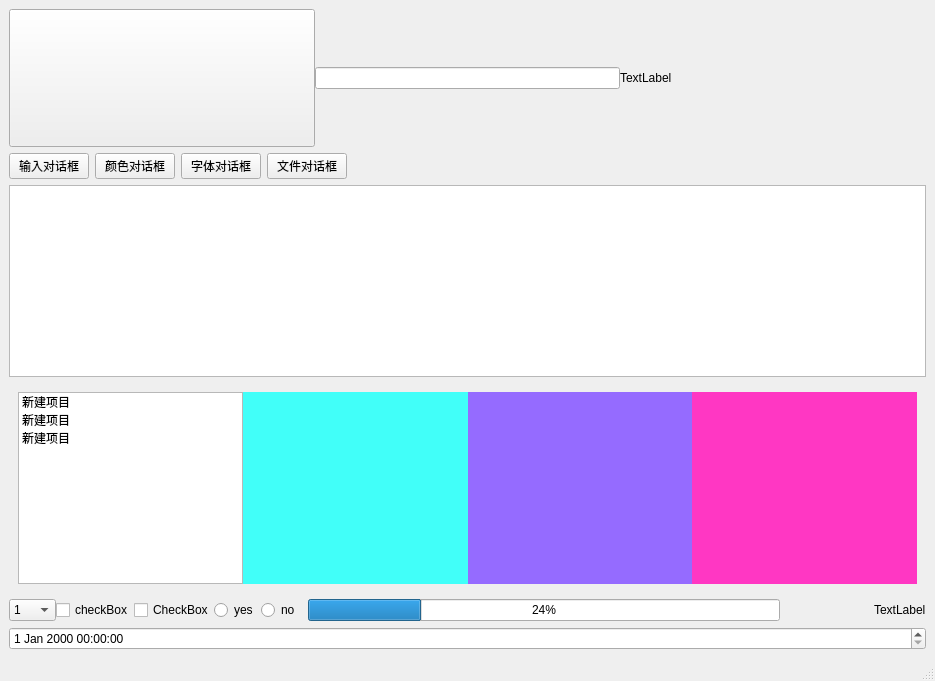
<?xml version="1.0" encoding="UTF-8"?>
<ui version="4.0">
 <class>MainWindow</class>
 <widget class="QMainWindow" name="MainWindow">
  <property name="geometry">
   <rect>
    <x>0</x>
    <y>0</y>
    <width>935</width>
    <height>681</height>
   </rect>
  </property>
  <property name="windowTitle">
   <string>MainWindow</string>
  </property>
  <property name="styleSheet">
   <string notr="true"/>
  </property>
  <widget class="QWidget" name="centralwidget">
   <layout class="QVBoxLayout" name="verticalLayout">
    <item>
     <layout class="QHBoxLayout" name="horizontalLayout" stretch="1,1,1">
      <property name="spacing">
       <number>0</number>
      </property>
      <item>
       <widget class="QPushButton" name="pushButton">
        <property name="sizePolicy">
         <sizepolicy hsizetype="Expanding" vsizetype="Expanding">
          <horstretch>0</horstretch>
          <verstretch>0</verstretch>
         </sizepolicy>
        </property>
        <property name="text">
         <string/>
        </property>
       </widget>
      </item>
      <item>
       <widget class="QLineEdit" name="lineEdit"/>
      </item>
      <item>
       <widget class="QLabel" name="label">
        <property name="sizePolicy">
         <sizepolicy hsizetype="Expanding" vsizetype="Expanding">
          <horstretch>0</horstretch>
          <verstretch>0</verstretch>
         </sizepolicy>
        </property>
        <property name="text">
         <string>TextLabel</string>
        </property>
       </widget>
      </item>
     </layout>
    </item>
    <item>
     <layout class="QHBoxLayout" name="horizontalLayout_3">
      <item>
       <widget class="QPushButton" name="inputDialogPB">
        <property name="text">
         <string>输入对话框</string>
        </property>
       </widget>
      </item>
      <item>
       <widget class="QPushButton" name="colorDialogPB">
        <property name="text">
         <string>颜色对话框</string>
        </property>
       </widget>
      </item>
      <item>
       <widget class="QPushButton" name="fontDialogPB">
        <property name="text">
         <string>字体对话框</string>
        </property>
       </widget>
      </item>
      <item>
       <widget class="QPushButton" name="fileDialogPB">
        <property name="text">
         <string>文件对话框</string>
        </property>
       </widget>
      </item>
      <item>
       <spacer name="horizontalSpacer_2">
        <property name="orientation">
         <enum>Qt::Horizontal</enum>
        </property>
        <property name="sizeHint" stdset="0">
         <size>
          <width>40</width>
          <height>20</height>
         </size>
        </property>
       </spacer>
      </item>
     </layout>
    </item>
    <item>
     <widget class="QTableView" name="tableView"/>
    </item>
    <item>
     <widget class="QWidget" name="widget_3" native="true">
      <layout class="QHBoxLayout" name="horizontalLayout_4" stretch="1,1,1,1">
       <property name="spacing">
        <number>0</number>
       </property>
       <item>
        <widget class="QListWidget" name="listWidget">
         <item>
          <property name="text">
           <string>新建项目</string>
          </property>
         </item>
         <item>
          <property name="text">
           <string>新建项目</string>
          </property>
         </item>
         <item>
          <property name="text">
           <string>新建项目</string>
          </property>
         </item>
        </widget>
       </item>
       <item>
        <widget class="QWidget" name="widget" native="true">
         <property name="styleSheet">
          <string notr="true">background-color: rgb(65, 255, 249);</string>
         </property>
        </widget>
       </item>
       <item>
        <widget class="QStackedWidget" name="stackedWidget">
         <property name="styleSheet">
          <string notr="true">background-color: rgb(149, 107, 255);</string>
         </property>
         <property name="currentIndex">
          <number>-1</number>
         </property>
        </widget>
       </item>
       <item>
        <widget class="QWidget" name="widget_2" native="true">
         <property name="styleSheet">
          <string notr="true">background-color: rgb(255, 55, 195);</string>
         </property>
        </widget>
       </item>
      </layout>
     </widget>
    </item>
    <item>
     <layout class="QHBoxLayout" name="horizontalLayout_2" stretch="1,1,1,1,1,10,1,1,1">
      <property name="spacing">
       <number>0</number>
      </property>
      <item>
       <widget class="QComboBox" name="comboBox">
        <item>
         <property name="text">
          <string>1</string>
         </property>
        </item>
        <item>
         <property name="text">
          <string>2</string>
         </property>
        </item>
        <item>
         <property name="text">
          <string>3</string>
         </property>
        </item>
        <item>
         <property name="text">
          <string>4</string>
         </property>
        </item>
       </widget>
      </item>
      <item>
       <widget class="QCheckBox" name="checkBox">
        <property name="text">
         <string>checkBox</string>
        </property>
       </widget>
      </item>
      <item>
       <widget class="QCheckBox" name="checkBox_2">
        <property name="text">
         <string>CheckBox</string>
        </property>
       </widget>
      </item>
      <item>
       <widget class="QRadioButton" name="radioButtonYes">
        <property name="text">
         <string>yes</string>
        </property>
       </widget>
      </item>
      <item>
       <widget class="QRadioButton" name="radioButtonNo">
        <property name="text">
         <string>no</string>
        </property>
       </widget>
      </item>
      <item>
       <widget class="QProgressBar" name="progressBar">
        <property name="value">
         <number>24</number>
        </property>
       </widget>
      </item>
      <item>
       <widget class="Phonon::SeekSlider" name="seekSlider"/>
      </item>
      <item>
       <spacer name="horizontalSpacer">
        <property name="orientation">
         <enum>Qt::Horizontal</enum>
        </property>
        <property name="sizeHint" stdset="0">
         <size>
          <width>40</width>
          <height>20</height>
         </size>
        </property>
       </spacer>
      </item>
      <item>
       <widget class="QLabel" name="comboBox_label">
        <property name="text">
         <string>TextLabel</string>
        </property>
       </widget>
      </item>
     </layout>
    </item>
    <item>
     <widget class="QDateTimeEdit" name="dateTimeEdit"/>
    </item>
   </layout>
  </widget>
  <widget class="QMenuBar" name="menubar">
   <property name="geometry">
    <rect>
     <x>0</x>
     <y>0</y>
     <width>935</width>
     <height>23</height>
    </rect>
   </property>
  </widget>
  <widget class="QStatusBar" name="statusbar"/>
 </widget>
 <customwidgets>
  <customwidget>
   <class>Phonon::SeekSlider</class>
   <extends>QWidget</extends>
   <header location="global">phonon/seekslider.h</header>
  </customwidget>
 </customwidgets>
 <resources/>
 <connections/>
</ui>
